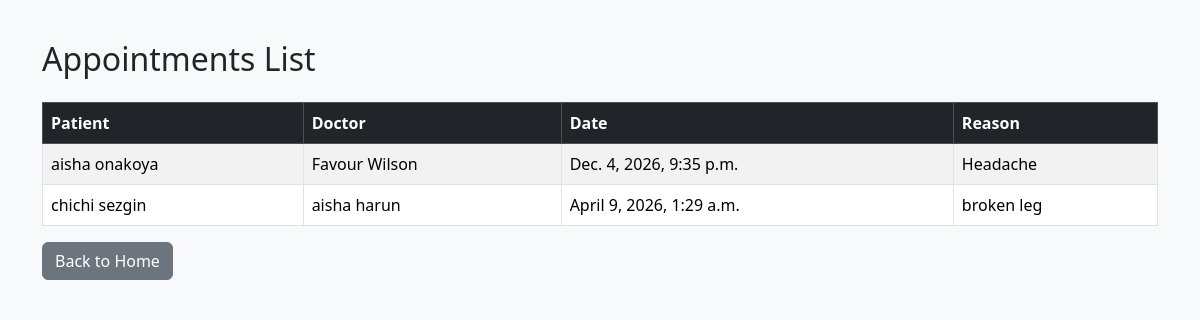
The app's page /appointments/ with its own data.
### hospital_app/models.py (models this page shows, shortened)
class Appointment(models.Model):
    patient = models.ForeignKey('Patient', on_delete=models.CASCADE)
    doctor = models.ForeignKey('Doctor', on_delete=models.CASCADE)
    appointment_date = models.DateTimeField()
    reason = models.TextField()

class Patient(models.Model):
    first_name = models.CharField(max_length=100)
    last_name = models.CharField(max_length=100)
    gender = models.CharField(max_length=10)
    date_of_birth = models.DateField()
    phone = models.CharField(max_length=20)
    email = models.EmailField(unique=True)
    address = models.TextField()

class Doctor(models.Model):
    first_name = models.CharField(max_length=100)
    last_name = models.CharField(max_length=100)
    specialty = models.CharField(max_length=100)
    phone = models.CharField(max_length=20)
    email = models.EmailField(unique=True)

### hospital_app/views.py (the view)
# urls.py: path('appointments/', views.appointment_list, name='appointment_list'),
def appointment_list(request):
    appointments = Appointment.objects.all()
    return render(request, 'appointments.html', {'appointments': appointments})

### hospital_app/templates/appointments.html
{% extends 'base.html' %}
{% block content %}
<h2 class="mb-4">Appointments List</h2>
<table class="table table-striped table-bordered">
    <thead class="table-dark">
        <tr>
            <th>Patient</th>
            <th>Doctor</th>
            <th>Date</th>
            <th>Reason</th>
        </tr>
    </thead>
    <tbody>
        {% for appointment in appointments %}
        <tr>
            <td>{{ appointment.patient.first_name }} {{ appointment.patient.last_name }}</td>
            <td>{{ appointment.doctor.first_name }} {{ appointment.doctor.last_name }}</td>
            <td>{{ appointment.appointment_date }}</td>
            <td>{{ appointment.reason }}</td>
        </tr>
        {% empty %}
        <tr>
            <td colspan="4">No appointments available</td>
        </tr>
        {% endfor %}
    </tbody>
</table>
<a href="/" class="btn btn-secondary">Back to Home</a>
{% endblock %}

### hospital_app/templates/base.html (style rules this page uses)
body { background: #f8f9fa; }

### records on screen
Appointment: patient.first_name "aisha", patient.last_name "onakoya", doctor.first_name "Favour", doctor.last_name "Wilson", appointment_date "Dec. 4, 2026, 9:35 p.m.", reason "Headache"
Appointment: patient.first_name "chichi", patient.last_name "sezgin", doctor.first_name "aisha", doctor.last_name "harun", appointment_date "April 9, 2026, 1:29 a.m.", reason "broken leg"
